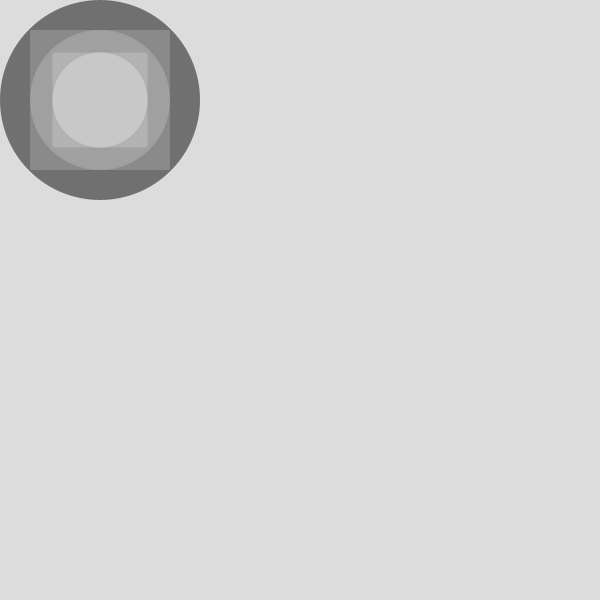
Frame 1 (no input)
Frame 60 (the mouse pressed at the canvas centre just before this capture): identical to frame 1, image omitted
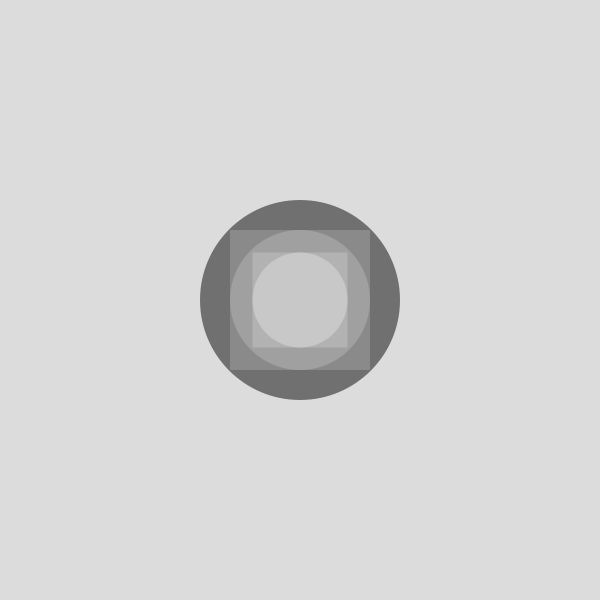
Frame 120 (the mouse held since frame 60 and released just before this capture)

The Processing sketch that drew these frames (run headless with seeded random() and noise(); from frame 60 on, the mouse is pressed at the canvas centre):

// Processing sketch: sketch_5
// ── sketch_5.pde
// this sketch has a function supplied with two arguments 
// that draws a set of shapes to the screen. 

// currently the function is being supplied with the mouseX 
// and mouseY variables, which indicates the drawing should 
// move with the mouse, but it doesn't. fix the function so 
// that it properly uses the supplied arguments.

void setup() {
  size(600, 600);
  rectMode(CENTER);
}

void draw() {
  background(220);
  myDrawing(int(map(mouseX,0,width,100,width-100)), int(map(mouseY,0,height,100,height-100)));
}

void myDrawing(float x, float y) {
  noStroke();
  fill(112);
  ellipse(x, y, 200, 200);
  fill(138);
  rect(x, y, 140, 140);
  fill(160);
  ellipse(x, y, 140, 140);
  fill(178);
  rect(x, y, 95, 95);
  fill(200);
  ellipse(x, y, 95, 95);
}
